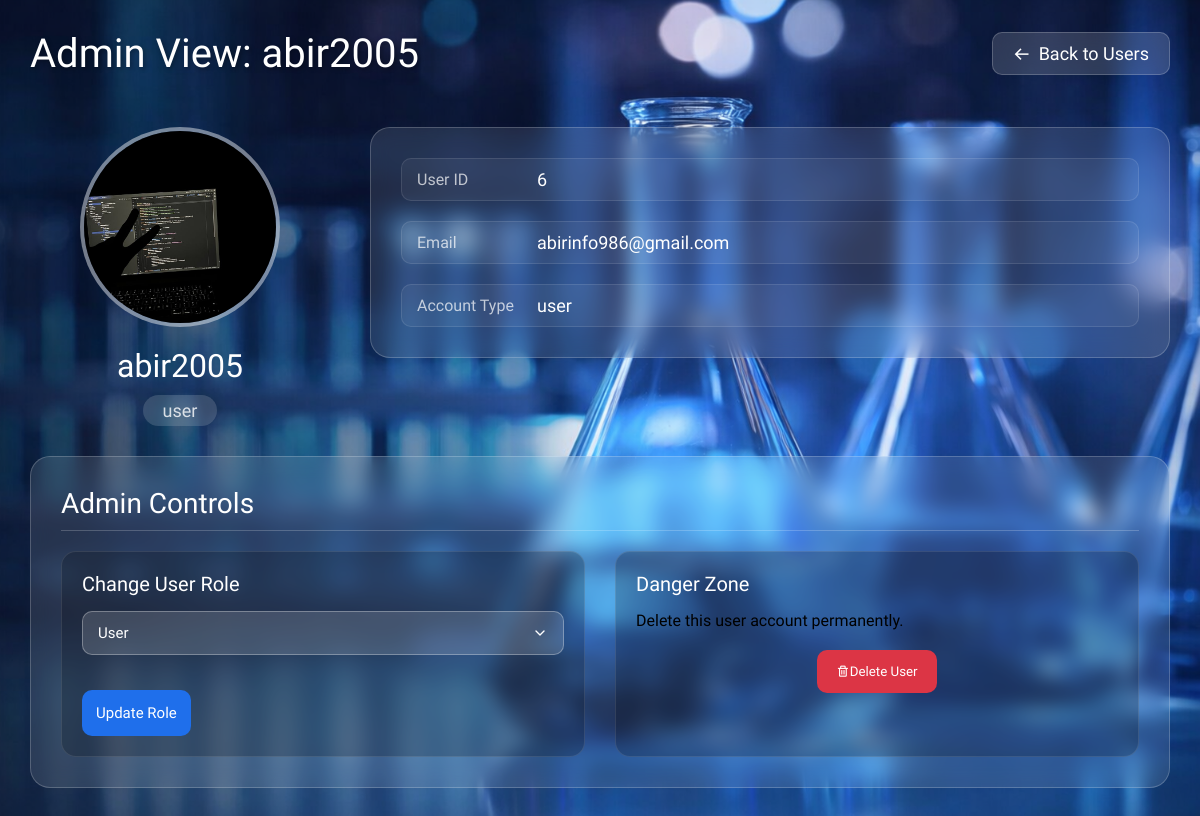
Page /admin/user/6 (signed in) on the committed database.
### tables this page shows
CREATE TABLE user (
        id INTEGER PRIMARY KEY AUTOINCREMENT,
        username TEXT NOT NULL,
        email TEXT UNIQUE NOT NULL,
        password TEXT NOT NULL,
        role TEXT CHECK(role IN ('admin', 'user')) NOT NULL
    , avatar TEXT DEFAULT 'default.png', first_name TEXT, institution  TEXT);

### routes/admin.py (the view)
@admin_bp.route("/user/<int:user_id>")
def user_profile(user_id):
    if session.get("role") != "admin":
        return redirect(url_for("login.login"))
    db = get_db()
    user = db.execute("SELECT * FROM user WHERE id = ?", (user_id,)).fetchone()
    if not user:
        return "User not found", 404
    db.close()
    return render_template("admin/view_user.html", user=user)

### app.py (called while the page is built)
def get_locale():
    return session.get('lang', 'en')

@app.before_request
def set_language():
    lang = request.args.get('lang')
    if lang:
        session['lang'] = lang

@app.context_processor
def inject_globals():
    return dict(get_locale=get_locale)

### database/db.py (called while the page is built)
def get_db():
    if "db" not in g:
        g.db = sqlite3.connect(DB_PATH)
        g.db.row_factory = sqlite3.Row
    return g.db

### templates/admin/view_user.html (shortened to what this page needs)
<!doctype html>
<html lang="en">
<head>
    <link href="https://unpkg.com/boxicons@2.1.4/css/boxicons.min.css" rel="stylesheet"/>
    <link rel="stylesheet" href="{{ url_for('static', filename='css/profile.css') }}"/>
</head>
<body>
<div class="overlay">
    <div class="welcome-header">
        <h1>{{ _('Admin View: %(username)s', username=user.username) }}</h1>
        <a href="{{ url_for('admin.users') }}" class="back-link">
            <i class="bx bx-arrow-back"></i> {{ _('Back to Users') }}
        </a>
    </div>
    <div class="profile-section">
        <div class="profile-card">
            <div class="avatar-large">
                {% if user.avatar %}
                    <img src="{{ url_for('static', filename='uploads/' + user.avatar) }}" alt="Avatar"/>
                {% else %}
                    <i class="bx bx-user"></i>
                {% endif %}
            </div>
            <h2 class="profile-name">{{ user.username }}</h2>
            <span class="profile-role">{{ user.role }}</span>
        </div>
        <div class="edit-profile glass">
            <div class="info-display">
                <div class="info-group">
                    <label>{{ _('User ID') }}</label>
                    <p>{{ user.id }}</p>
                </div>
                <div class="info-group">
                    <label>{{ _('Email') }}</label>
                    <p>{{ user.email }}</p>
                </div>
                <div class="info-group">
                    <label>{{ _('Account Type') }}</label>
                    <p>{{ user.role }}</p>
                </div>
            </div>
        </div>
    </div>
    <div class="admin-controls glass">
        <h2>{{ _('Admin Controls') }}</h2>
        <div class="controls-grid">
            <form action="{{ url_for('admin.change_role', user_id=user.id) }}"
                  method="POST"
                  class="control-form">
                <h3>{{ _('Change User Role') }}</h3>
                <div class="form-group">
                    <select name="role" class="role-select">
                        <option value="user"  {% if user.role == 'user'  %}selected{% endif %}>{{ _('User') }}</option>
                    </select>
                </div>
                <button type="submit" class="btn-save">{{ _('Update Role') }}</button>
            </form>
            <form action="{{ url_for('admin.delete_user', user_id=user.id) }}"
                  method="POST"
                  class="control-form"
                  onsubmit="return confirm(`{{ _('Are you sure you want to delete this user? This cannot be undone.') }}`);" >
                <h3>{{ _('Danger Zone') }}</h3>
                <p>{{ _('Delete this user account permanently.') }}</p>
                <button type="submit" class="btn-delete">
                    <i class="bx bx-trash"></i> {{ _('Delete User') }}
                </button>
            </form>
        </div>
    </div>
</div>
</body>
</html>

### static/css/profile.css (style rules this page uses)
* { margin: 0; padding: 0; box-sizing: border-box; font-family: "Ubuntu", sans-serif; }
body { min-height: 100vh; background: url("/static/img/img1.png") no-repeat center/cover fixed; display: flex; justify-content: center; align-items: center; }
.overlay { width: 100%; max-width: 1200px; margin: 0 auto; padding: 30px; display: flex; flex-direction: column; gap: 30px; }
.welcome-header { display: flex; justify-content: space-between; align-items: center; margin-bottom: 20px; }
.welcome-header h1 { color: #fff; font-size: 40px; font-weight: 300; text-shadow: 2px 2px 4px rgba(0, 0, 0, 0.3); }
.back-link { display: flex; align-items: center; gap: 8px; color: #fff; text-decoration: none; font-size: 18px; padding: 10px 20px; background: rgba(255, 255, 255, 0.15); backdrop-filter: blur(10px); border: 1px solid rgba(255, 255, 255, 0.2); border-radius: 10px; transition: all 0.3s; }
.profile-section { display: flex; gap: 40px; align-items: flex-start; }
.profile-card { flex: 0 0 300px; text-align: center; color: #fff; }
.avatar-large { width: 200px; height: 200px; margin: 0 auto 20px; border-radius: 50%; overflow: hidden; display: flex; align-items: center; justify-content: center; background: rgba(255, 255, 255, 0.2); backdrop-filter: blur(10px); border: 4px solid rgba(255, 255, 255, 0.3); }
.avatar-large img { width: 100%; height: 100%; object-fit: cover; }
.profile-name { font-size: 32px; margin-bottom: 10px; font-weight: 500; }
.profile-role { font-size: 18px; color: rgba(255, 255, 255, 0.8); background: rgba(255, 255, 255, 0.15); display: inline-block; padding: 5px 20px; border-radius: 20px; backdrop-filter: blur(5px); }
.edit-profile { flex: 1; padding: 30px; border-radius: 20px; background: rgba(255, 255, 255, 0.1); backdrop-filter: blur(10px); border: 1px solid rgba(255, 255, 255, 0.2); }
.info-display { display: flex; flex-direction: column; gap: 20px; }
.info-group { display: flex; align-items: center; padding: 10px 15px; background: rgba(255, 255, 255, 0.05); border-radius: 10px; border: 1px solid rgba(255, 255, 255, 0.1); }
.info-group label { flex: 0 0 120px; color: rgba(255, 255, 255, 0.7); font-weight: 300; }
.info-group p { flex: 1; color: #fff; font-size: 18px; font-weight: 500; }
.form-group { margin-bottom: 20px; }
.form-group input, .form-group select { width: 100%; padding: 12px 15px; border-radius: 10px; color: #fff; outline: none; border: 1px solid rgba(255, 255, 255, 0.3); background: rgba(255, 255, 255, 0.15); font-size: 15px; }
.form-group select { cursor: pointer; appearance: none; background-repeat: no-repeat; background-position: right 15px center; background-size: 16px; }
.form-group select option { background: #2a2a2a; color: #fff; }
.admin-controls { padding: 30px; border-radius: 20px; background: rgba(255, 255, 255, 0.1); backdrop-filter: blur(10px); border: 1px solid rgba(255, 255, 255, 0.2); }
.admin-controls h2 { color: #fff; font-size: 28px; font-weight: 400; margin-bottom: 20px; padding-bottom: 10px; border-bottom: 1px solid rgba(255, 255, 255, 0.2); }
.controls-grid { display: grid; grid-template-columns: repeat(auto-fit, minmax(300px, 1fr)); gap: 30px; }
.control-form { padding: 20px; border-radius: 15px; background: rgba(0, 0, 0, 0.2); border: 1px solid rgba(255, 255, 255, 0.1); }
.control-form h3 { color: #fff; font-size: 20px; font-weight: 500; margin-bottom: 15px; }
.role-select { width: 100%; padding: 12px 15px; border-radius: 10px; color: #fff; border: 1px solid rgba(255, 255, 255, 0.3); background: rgba(255, 255, 255, 0.15); margin-bottom: 15px; }
.btn-save, .btn-logout, .btn-delete { flex: 1; padding: 14px; border-radius: 10px; font-weight: 500; cursor: pointer; display: flex; align-items: center; justify-content: center; transition: all 0.3s; border: none; }
.btn-save { background: #1f6feb; color: #fff; font-size: 15px; }
.btn-delete { background: #dc3545; color: #fff; width: 25%; margin: 0 auto; margin-top: 20px; }
* { box-sizing: border-box; }

### rows in the picture
user: avatar (picture), username "abir2005", role "user", id "6", email "abirinfo986@gmail.com", role "User"
